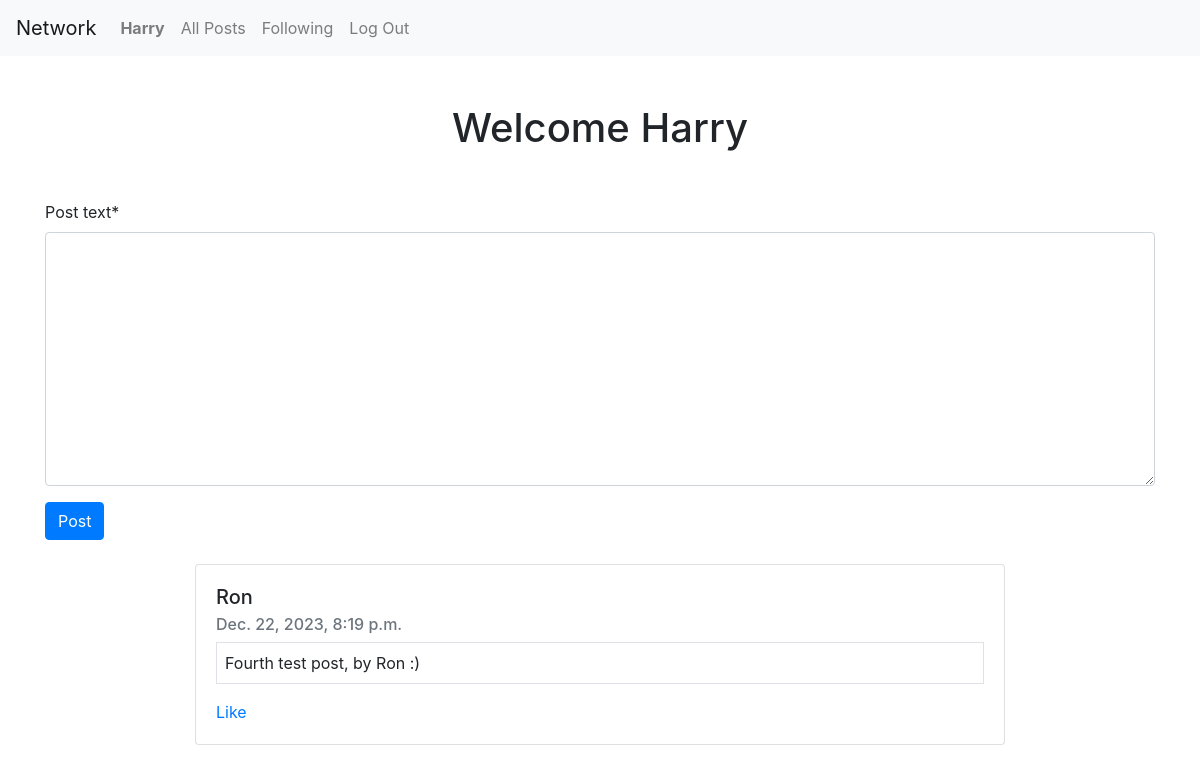
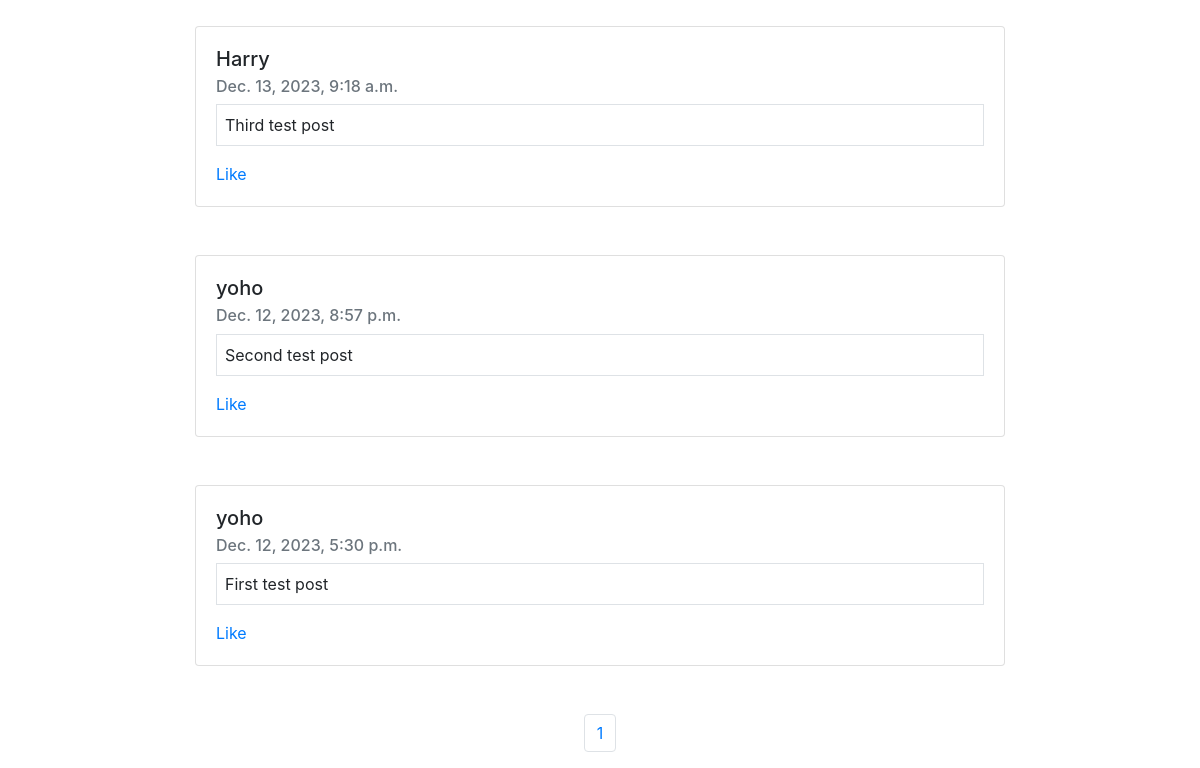
The page / (signed in) on the database as committed earlier (2 pictures, top to bottom).
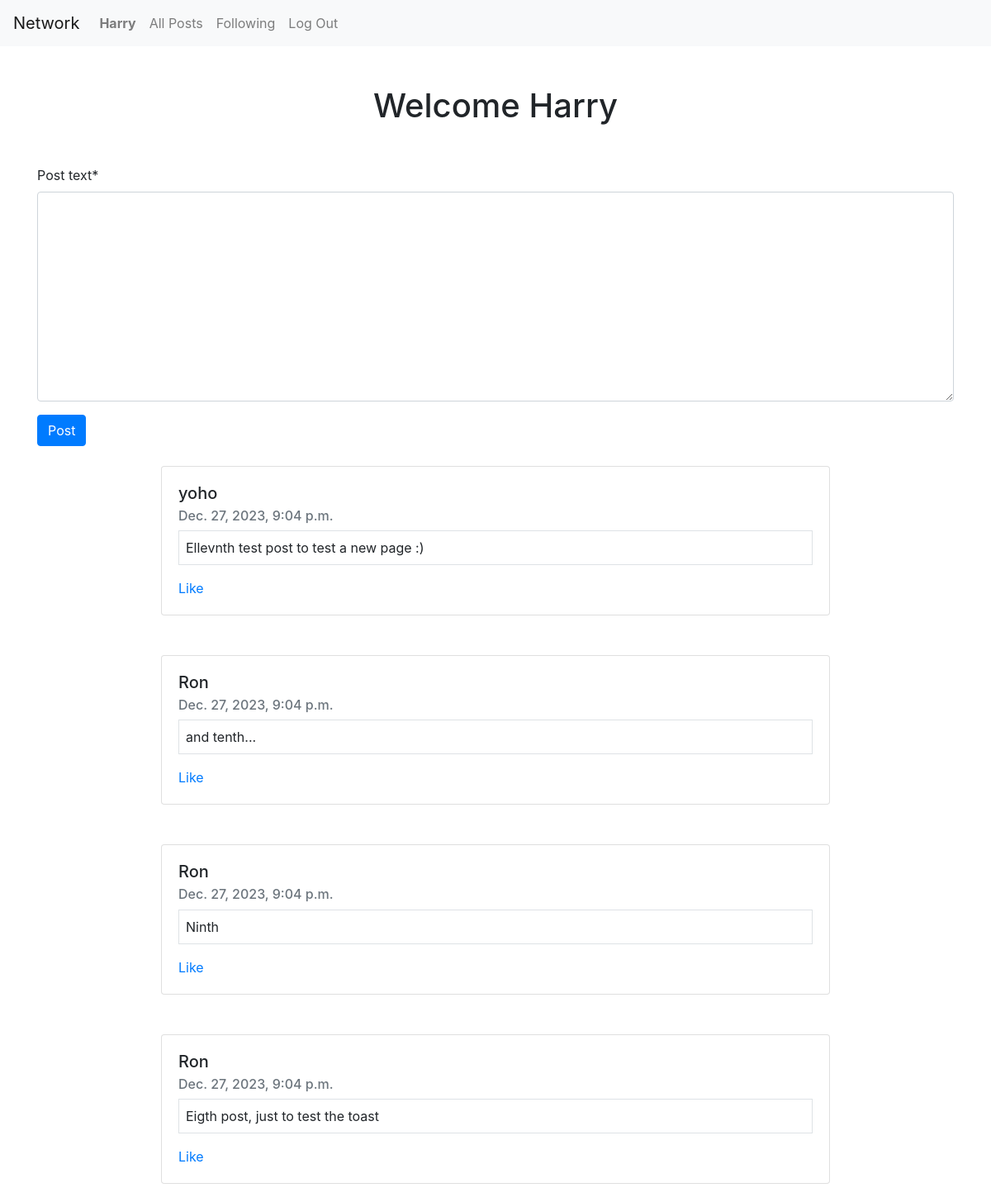
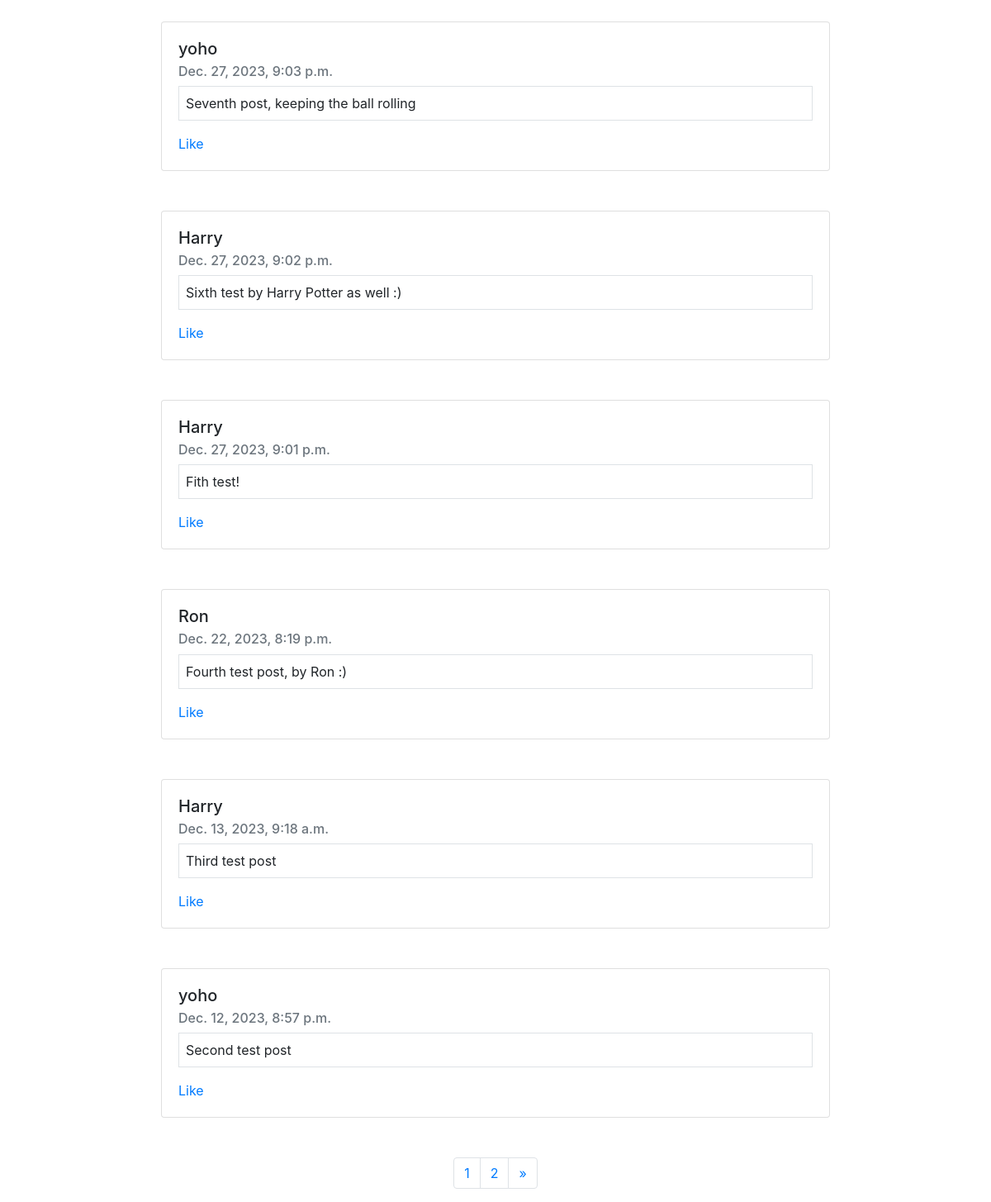
The same page on the database as committed later (2 pictures, top to bottom).
### network/models.py (models this page shows, shortened)
class User(AbstractUser):
    pass

class NewPost(models.Model):
    user = models.ForeignKey(User, on_delete=models.CASCADE, related_name="new_posts")
    post_text = models.TextField(max_length=250)
    date = models.DateTimeField(auto_now_add=True)

### network/views.py (the view)
# urls.py: path("", views.index, name="index"),
def index(request):
    if request.method == "POST":
        f = NewPostForm(request.POST)
        if f.is_valid():
            instance = f.save(commit=False)
            instance.user = request.user
            instance.save()
        return(HttpResponseRedirect(reverse("index")))
    else:
        all_posts = NewPost.objects.order_by("-date")
        f = NewPostForm()
        paginator = Paginator(all_posts, 10)
        page_number = request.GET.get("page")
        page_obj = paginator.get_page(page_number)
        return render(request, "network/index.html", {
            "NewPostForm": f,
            "page_obj": page_obj,
            "num_pages": range(paginator.num_pages)
        })

### network/forms.py
class NewPostForm(ModelForm):
    class Meta:
        model = NewPost
        fields = ["post_text"]

### network/templates/network/index.html (shortened to what this page needs)
{% extends "network/layout.html" %}
{% load crispy_forms_tags %}
{% block body %}
    <div class="container">
    {% if user.is_authenticated %}
        <h1 class="my-5 text-center">Welcome {{ user.username }}</h1>
        <form action="{% url 'index' %}" method="post">
            <div class="form-group">
                {% crispy NewPostForm %}
                <input type="submit" value="Post" class="btn btn-primary mb-2">
            </div>
        </form>
        <div class="container">
            {% for post in page_obj %}
                <div class="card mx-auto w-75 mb-5" style="width: 18rem;">
                    <div class="card-body">
                        <h5 class="card-title"><a href="{% url 'profile' post.user %}" class="text-reset text-decoration-none">{{ post.user }}</a></h5>
                        <h6 class="card-subtitle mb-2 text-muted">{{ post.date }}</h6>
                        <p class="card-text border p-2">{{ post.post_text }}</p>
                        <a href="#" class="card-link">Like</a>
                    </div>
                </div>
            {% endfor %}
        </div>
        <nav aria-label="Page navigation example">
            <ul class="pagination justify-content-center">
                {% for page in num_pages %}
                    <li class="page-item"><a class="page-link" href="?page={{ page|add:'1' }}">{{ page|add:"1" }}</a></li>
                {% endfor %}
                {% if page_obj.has_next %}
                    <li class="page-item">
                        <a href="?page={{ page_obj.next_page_number }}" class="page-link" aria-label="Next">
                            <span aria-hidden="true">&raquo;</span>
                        </a>
                    </li>
                {% endif %}
            </ul>
        </nav>
    {% endif %}
    </div>
{% endblock %}

### network/templates/network/layout.html (shortened to what this page needs)
{% load static %}
<!DOCTYPE html>
<html lang="en">
    <head>
        <link rel="stylesheet" href="https://stackpath.bootstrapcdn.com/bootstrap/4.4.1/css/bootstrap.min.css">
        <link href="{% static 'network/styles.css' %}" rel="stylesheet">
    </head>
    <body>
        <nav class="navbar navbar-expand-lg navbar-light bg-light">
            <a class="navbar-brand" href="#">Network</a>
            <div>
              <ul class="navbar-nav mr-auto">
                {% if user.is_authenticated %}
                    <li class="nav-item">
                        <a class="nav-link" href="{% url 'profile' user.username %}"><strong>{{ user.username }}</strong></a>
                    </li>
                {% endif %}
                <li class="nav-item">
                  <a class="nav-link" href="{% url 'index' %}">All Posts</a>
                </li>
                {% if user.is_authenticated %}
                    <li class="nav-item">
                        <a class="nav-link" href="{% url 'following' %}">Following</a>
                    </li>
                    <li class="nav-item">
                        <a class="nav-link" href="{% url 'logout' %}">Log Out</a>
                    </li>
                {% endif %}
              </ul>
            </div>
          </nav>
        <div class="body">
            {% block body %}
            {% endblock %}
        </div>
    </body>
</html>

Rows that differ between the two databases and show on the page:
no longer on this page (row unchanged): NewPost: user "yoho", date "Dec. 12, 2023, 5:30 p.m.", post_text "First test post"
added NewPost: user "yoho", date "Dec. 27, 2023, 9:04 p.m.", post_text "Ellevnth test post to test a new page :)"
added NewPost: user "Ron", date "Dec. 27, 2023, 9:04 p.m.", post_text "and tenth..."
added NewPost: user "Ron", date "Dec. 27, 2023, 9:04 p.m.", post_text "Ninth"
added NewPost: user "Ron", date "Dec. 27, 2023, 9:04 p.m.", post_text "Eigth post, just to test the toast"
added NewPost: user "yoho", date "Dec. 27, 2023, 9:03 p.m.", post_text "Seventh post, keeping the ball rolling"
added NewPost: user "Harry", date "Dec. 27, 2023, 9:02 p.m.", post_text "Sixth test by Harry Potter as well :)"
added NewPost: user "Harry", date "Dec. 27, 2023, 9:01 p.m.", post_text "Fith test!"
Other text that changed with them:
new list line: "2"
